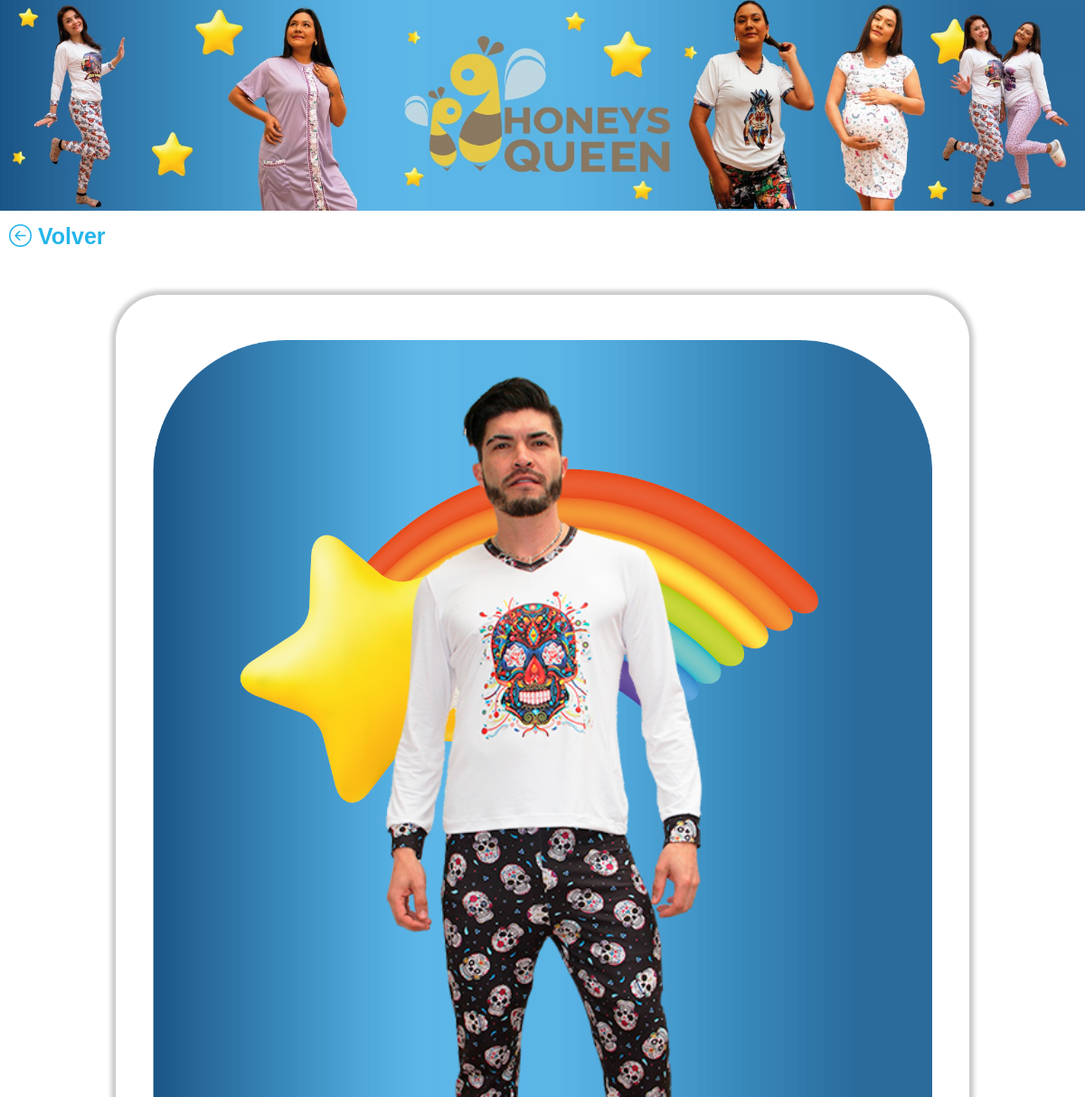
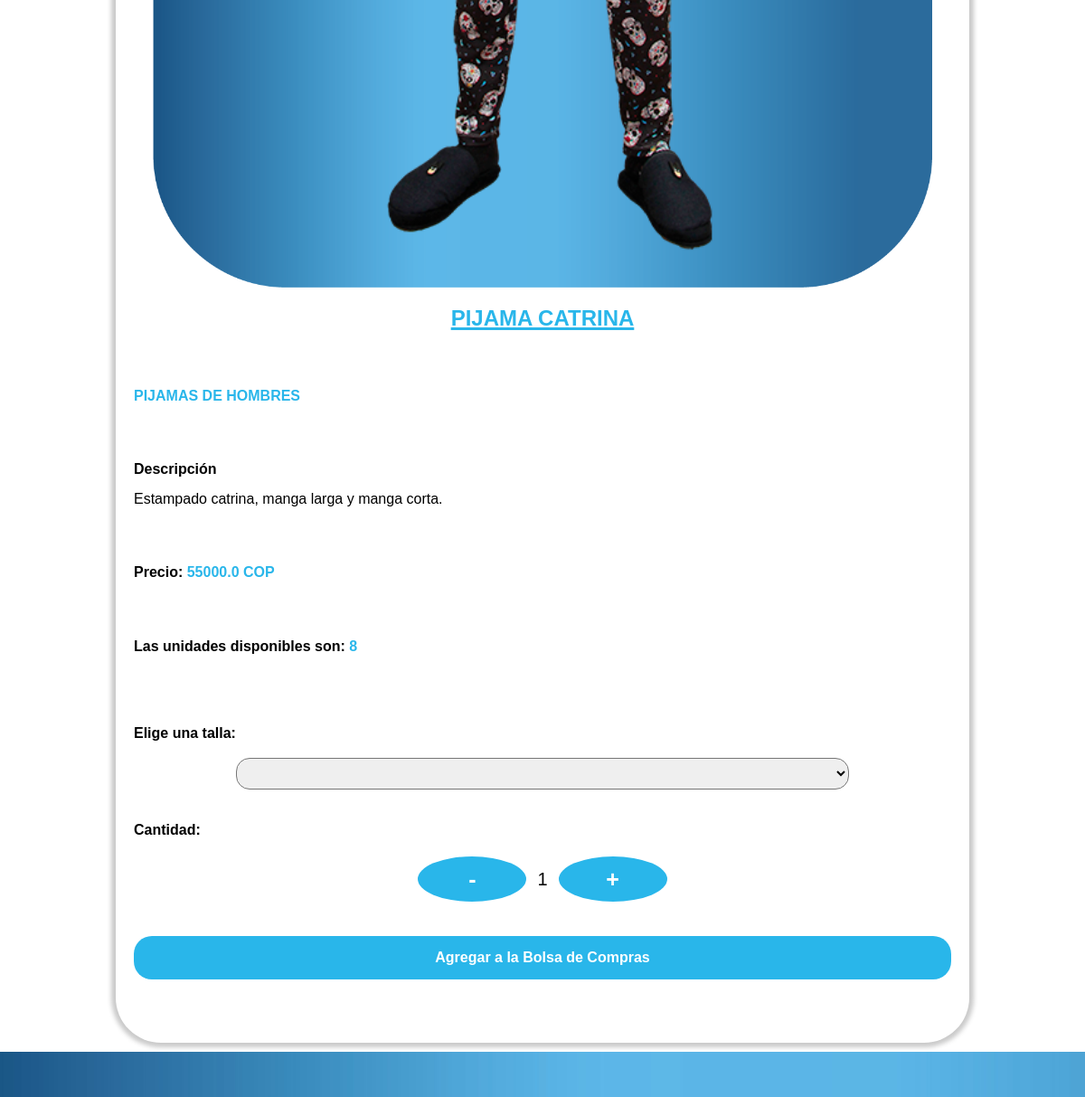
/cart/chooseProduct/8 (signed in), run on the app's committed database (2 pictures, top to bottom).
### Products/models.py (models this page shows, shortened)
class tb_products(models.Model):
    productId = models.AutoField(primary_key = True, verbose_name = 'Product Id')
    productName = models.CharField(max_length = 80, verbose_name = 'Product Name')
    productDescription = models.TextField(max_length = 150, verbose_name = 'Product Description')
    productPrice = models.FloatField(verbose_name = 'Product Price')
    productStock = models.IntegerField(verbose_name = 'Product Stock', default = 1)
    productImage = models.ImageField(upload_to = 'media/', verbose_name = 'Product Image')
    categoryId = models.ForeignKey('tb_categories', verbose_name = 'Category Id', on_delete = models.CASCADE)
    referenceId = models.ForeignKey('tb_referencies', verbose_name = 'Reference Id', on_delete = models.CASCADE, blank = True, null = True, default = '')
    sizeId = models.ManyToManyField('tb_sizes', verbose_name = 'Size Id')

class tb_categories(models.Model):
    categoryId = models.AutoField(primary_key = True, verbose_name = 'Category Id')
    categorieName = models.CharField(max_length = 80, verbose_name = 'Category Name')

### Cart/views.py (the view)
# urls.py: path('chooseProduct/<id>', chooseProduct, name = 'chooseProduct'),
@login_required
def chooseProduct(request, id):
    product = tb_products.objects.get(productId = id)
    if request.user.is_authenticated:
        cart, created = tb_cart.objects.get_or_create(cartUser = request.user, cartCompleted = False)
    context = {
        'product' : product,
        'cart' : cart
    }
    return render(request,'cart/chooseProduct.html', context)

### templates/cart/chooseProduct.html (shortened to what this page needs)
{% load static %}
<!DOCTYPE html>
<html lang="en">
<head>
    <link rel="stylesheet" href="https://cdn.jsdelivr.net/npm/bootstrap-icons@1.11.3/font/bootstrap-icons.min.css">
    <link rel="stylesheet" href="{% static 'css/chooseProduct.css' %}">
</head>
<body>
    {% include 'components/navBarProducts.html' %}
    <section class="containerAllChoose">
        <div class="containerGoBack">
            <a href="/products/seeProducts/{{product.categoryId.categoryId}}">
                <i class="bi bi-arrow-left-circle"></i>
                Volver
            </a>
        </div>
        <div class="containerProductInfo">
            <div class="containerProductImg">
                <img src="{{product.productImage.url}}" alt="productImage">
            </div>
            <div class="containerAllInfoProduct">
                <div class="containerProduct title">
                    <h2>{{product.productName}}</h2>
                </div>
                <div class="containerProduct category">
                    <h4><span>PIJAMAS DE {{product.categoryId.categorieName}}</span></h4>
                </div>
                <div class="containerProduct">
                    <h4>Descripción</h4>
                    <p>
                        {{product.productDescription}}
                    </p>
                </div>
                <div class="containerProduct price">
                    <h4>Precio: <span>{{product.productPrice}} COP</span></h4>
                </div>
                <div class="containerProduct stock">
                    <h4>Las unidades disponibles son: <span>{{product.productStock}}</span></h4>
                </div>
                <div class="containerProduct">
                    <form action = "/cart/addCart/{{product.productId}}" method="post">{% csrf_token %}
                        <label for="sizedList">Elige una talla:</label>
                        <br>
                        <br>
                        <div class="containerSelectSize">
                            <select name="sizedList" id="sizesList">
                            <option value=""></option>
                            {% for i in product.sizeId.all %}
                                <option value="{{i.sizeId}}">{{i.sizeName}}</option>
                            {% endfor %}
                            </select>
                        </div>
                        <br>
                        <br>
                        <label for = "buttonLess">Cantidad:</label>
                        <br>
                        <br>
                        <div class="containerQuantity">
                            <button type="button" class="buttonQuantity" id = "decrementBtn" onclick="decrementQuantity()">-</button>
                            <span class="numberQuantity" name = "counterValue" id = "quantity-display">1</span>
                            <button type="button" class="buttonQuantity" id = "incrementBtn" onclick="incrementQuantity()">+</button>
                        </div>
                        <br>
                        <br>
                        <div class="containerButtonCart">
                            <input type="submit" value="Agregar a la Bolsa de Compras">
                        </div>
                    </form>
                </div>
            </div>
        </div>
    </section>
    {% include 'components/footer.html' %}
</body>
</html>

### honeyqueen/static/css/chooseProduct.css (style rules this page uses)
* { margin: 0; padding: 0; box-sizing: border-box; }
.containerAllChoose { padding: 70px; display: flex; flex-direction: column; align-items: center; justify-content: center; }
.containerGoBack { width: 100%; font-size: 25px; font-family: "Montserrat", sans-serif; font-optical-sizing: auto; text-decoration: underline; font-weight: bold; color:rgb(37, 181, 234); text-decoration: none; }
.containerGoBack a { text-decoration: none; color:rgb(37, 181, 234); }
.containerProductInfo { display: flex; justify-content: space-evenly; align-items: center; align-self: center; width: 80%; height: 100%; margin-top: 50px; padding-top: 50px; padding-bottom: 50px; border-radius: 50px; box-shadow: 0px 0px 5px 5px rgb(202, 202, 202); }
.containerProductImg { background-image: url('../img/cardsImg/cardBackground.png'); background-position: center; background-repeat: no-repeat; background-size: contain; width: 30%; height: auto; text-align: center; padding-bottom: 20px; padding-top: 20px; }
.containerProductImg img { width: auto; height: 560px; }
.containerAllInfoProduct { width: 35%; display: flex; flex-direction: column; justify-content: center; padding: 40px; }
.containerAllInfoProduct .containerProduct { margin-top: 7%; font-family: "Montserrat", sans-serif; font-optical-sizing: auto; }
.containerAllInfoProduct .title { margin-top: 0%; text-align: center; color: rgb(41, 182, 234); text-decoration: underline; text-decoration-thickness: 3px; }
.category span { color: rgb(41, 182, 234); }
.price span { color: rgb(41, 182, 234); }
.stock span { color: rgb(41, 182, 234); }
form { margin-top: 15px; }
form label,input { font-family: "Montserrat", sans-serif; font-optical-sizing: auto; font-weight: bold; font-size: medium; }
.containerQuantity { display: flex; justify-content: center; align-items: center; margin: -10px; height: 5%; }
.buttonQuantity { width: 13%; height: 50px; text-align: center; font-size: 25px; font-weight: bolder; color: white; margin: 12px; background-color: rgb(41, 182, 234); padding: 10px; border-radius: 100%; border: none; }
.numberQuantity { font-size: 20px; }
.containerSelectSize { text-align: center; }
.containerSelectSize select { width: 75%; text-align: center; border-radius: 15px; height: 35px; color: black; font-family: "Montserrat", sans-serif; font-optical-sizing: auto; font-weight: bold; font-size: medium; }
.containerButtonCart { text-align: center; width: 100%; }
.containerButtonCart input { border-radius: 20px; border: none; background-color: rgb(41, 182, 234); color: white; font-weight: 600; padding: 18px; padding-left: 35px; padding-right: 35px; }
.containerProduct p { margin-top: 15px; }
@media (max-width:1300px) { .containerButtonCart { width: 80%; } }
@media (max-width:1300px) { .containerAllChoose { padding: 10px; } }
@media (max-width:1300px) { .containerProductInfo { flex-direction: column; justify-content: center; align-items: center; } }
@media (max-width:1300px) { .containerProductImg { width: 100%; } }
@media (max-width:1300px) { .containerProductImg img { width: 50%; height: 100%; } }
@media (max-width:1300px) { .containerAllInfoProduct { width: 100%; padding: 20px; } }
@media (max-width:1300px) { .containerButtonCart { width: 100%; } }
@media (max-width:1300px) { .containerButtonCart input { width: 100%; padding: 10px; padding-top: 15px; padding-bottom: 15px; } }

### data on the page
tb_products: productImage (picture), productName "PIJAMA CATRINA", categoryId.categorieName "HOMBRES", productDescription "Estampado catrina, manga larga y manga corta.", productPrice "55000.0", productStock "8"
